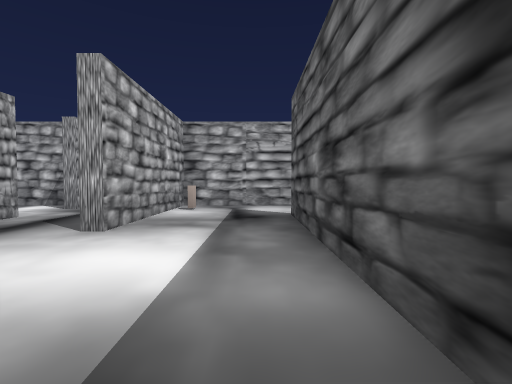
[1] (above)

24 first-person views from a walk through a level from a Godot 3-D game. The camera is 1.2 m above the floor, tilts 2° down and sees 85° across. The floor is counted in squares, 2 m on a side. Each view is taken from the middle of a square. On the plan, view 1 faces up. The plan holds only what a view shows up to about 9 squares ahead; the rest is blank. Characters and animated objects are left out. Some surface patterns are stand-ins.

[2]
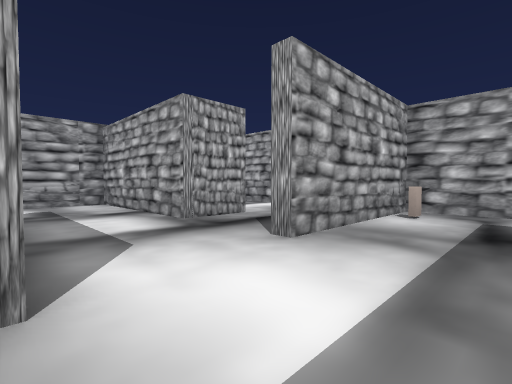

[3]
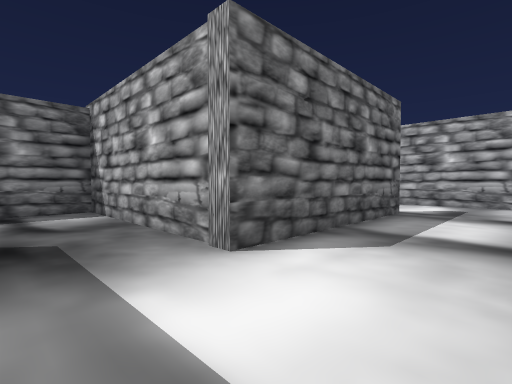

[4]
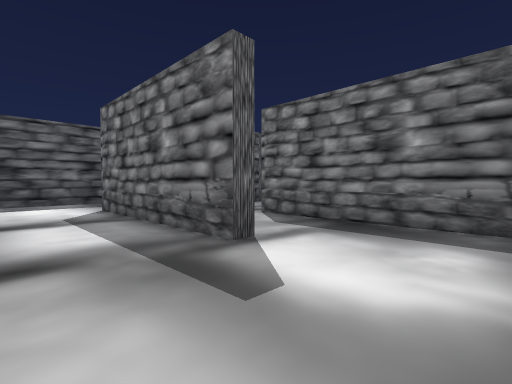

[5]
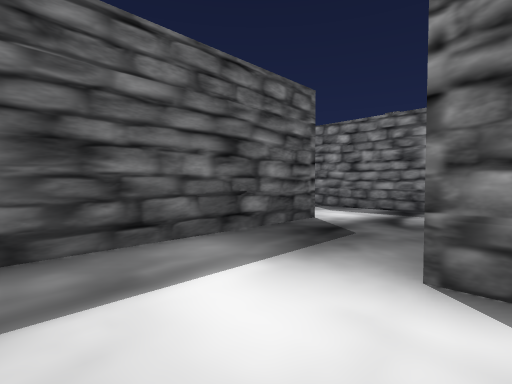

[6]
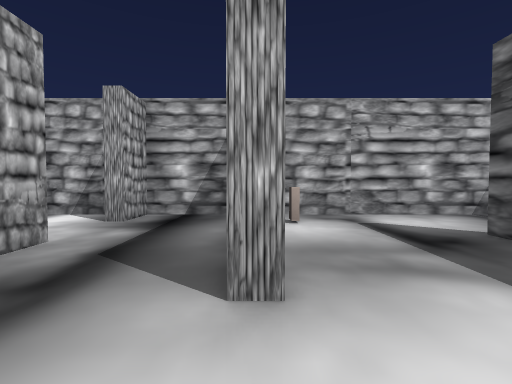

[7]
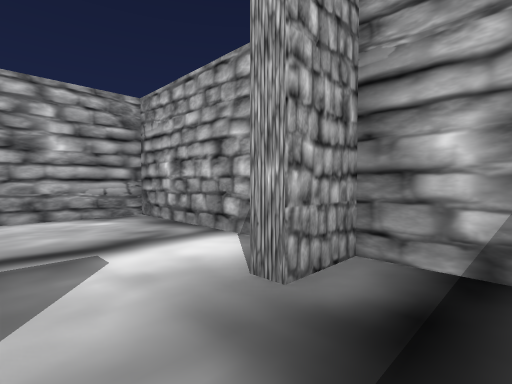

[8]
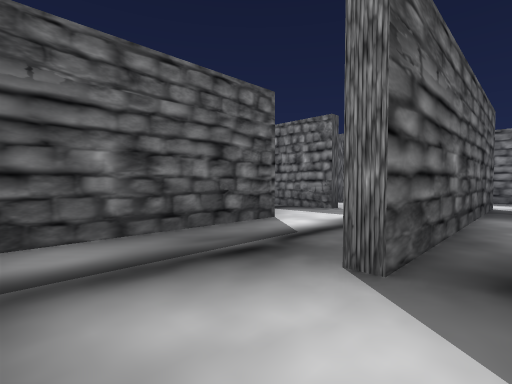

[9]
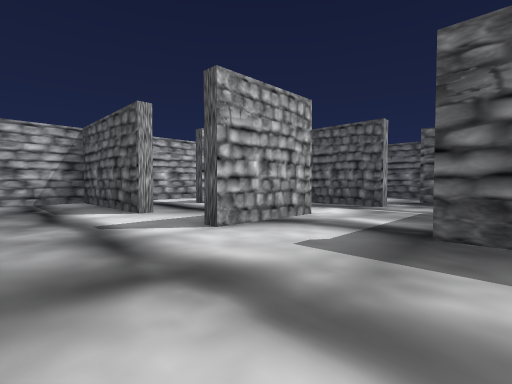

[10]
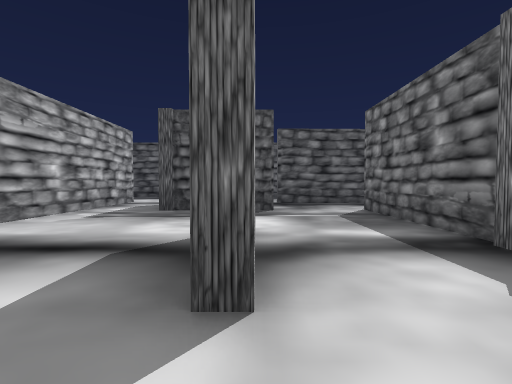

[11]
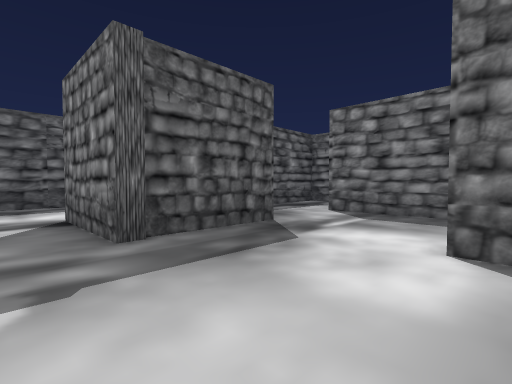

[12]
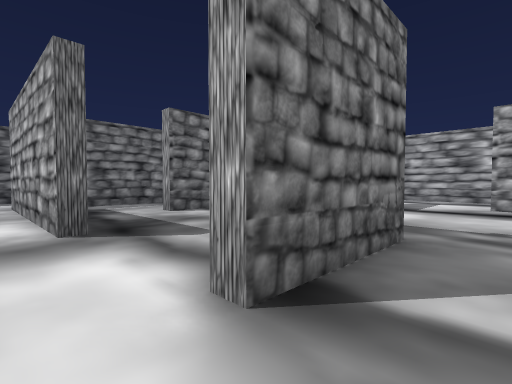

[13]
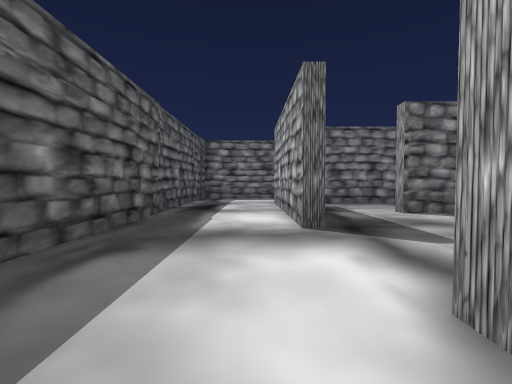

[14]
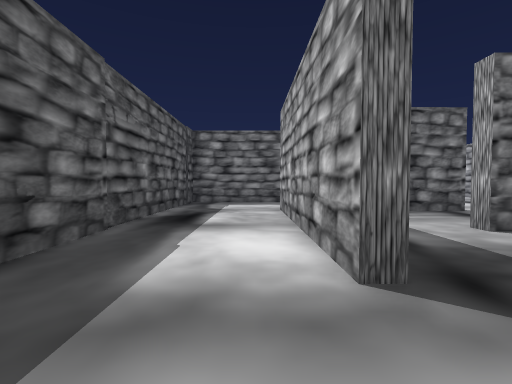

[15]
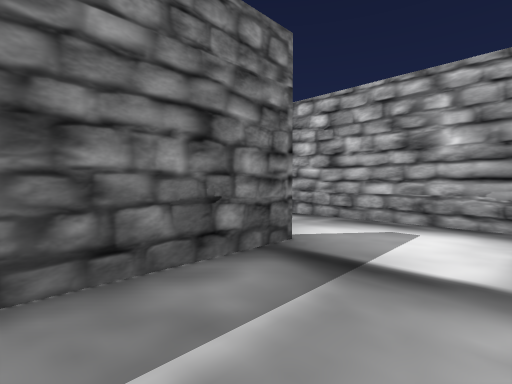

[16]
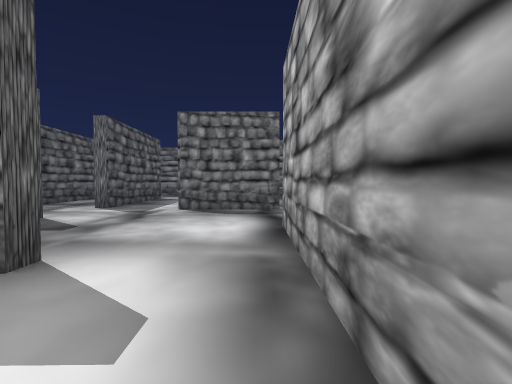

[17]
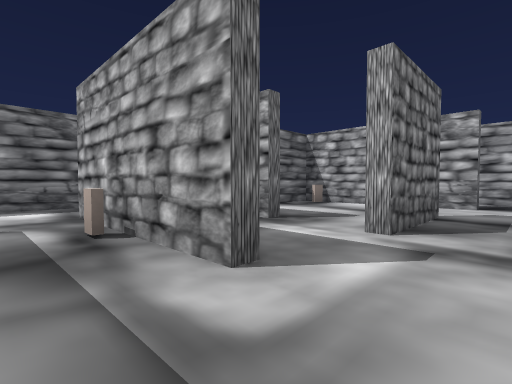

[18]
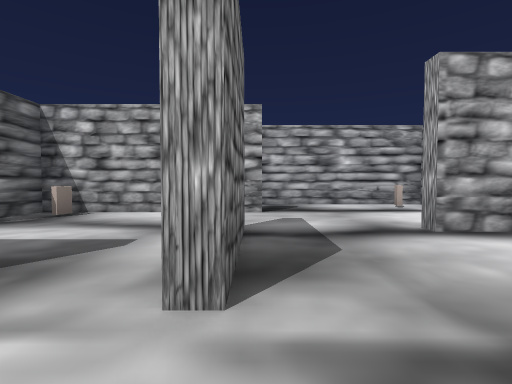

[19]
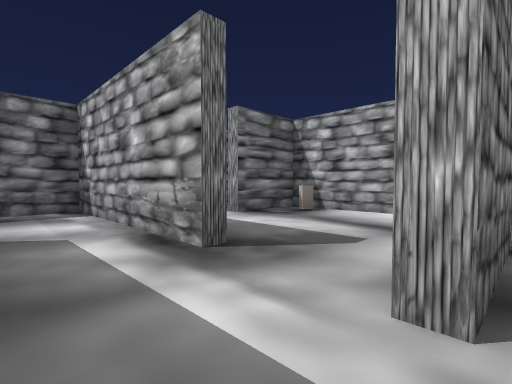

[20]
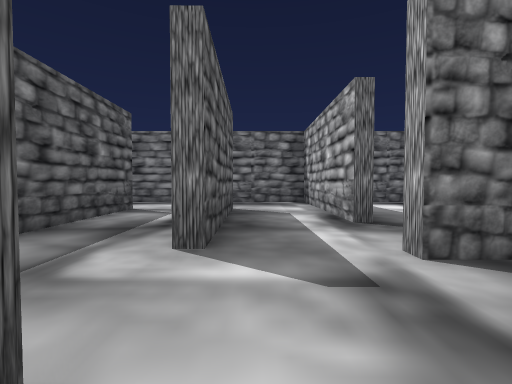

[21]
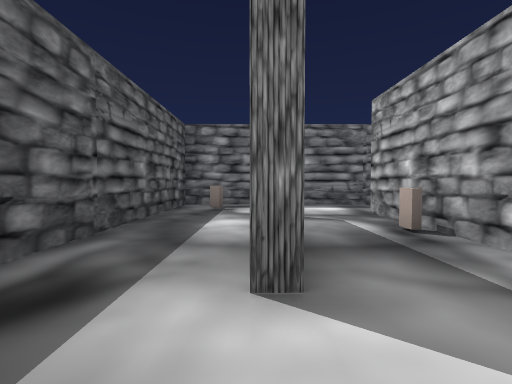

[22]
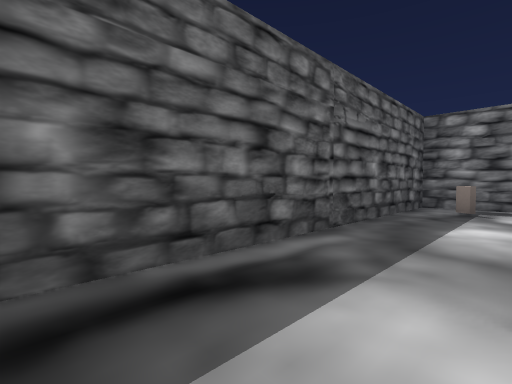

[23]
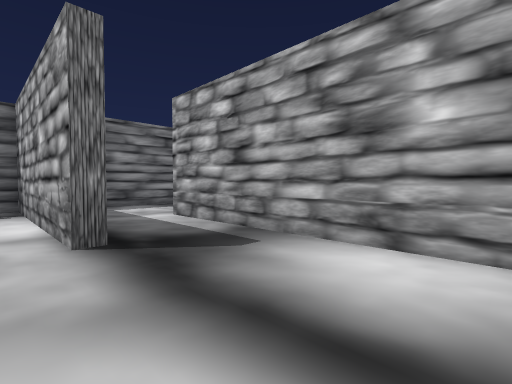

[24]
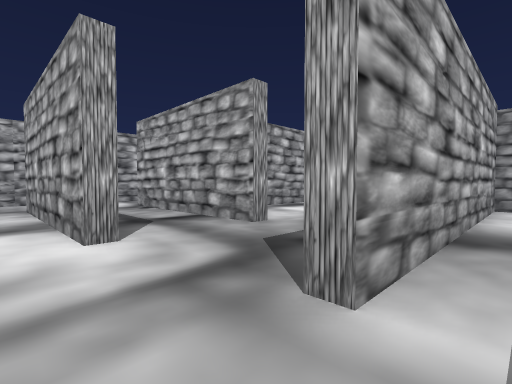

### Floor plan
Ten units are one square. View 1 is at (0, 0); x grows to the right and y downward. Boxes are objects, and circles mark ways between rooms. Rooms are numbered by the first view taken in them; rooms with no view inside come last. Other rooms are left out.
<svg viewBox="-87 -77 221 227">
<path fill="none" stroke="#000" d="M7 11 7 -35M-16 -11 -16 32 21 32M-58 -8 -58 -11M-79 10 -41 10M-55 -34 -82 -34 -82 -4M-40 -34 -55 -34M-19 -34 -22 -34M-58 -11 -16 -11M-48 -72 -82 -72 -82 -51M-40 -49 -40 -34M-25 -72 -40 -72 -40 -62M5 -72 -19 -72 -19 -34M7 -35 7 -52M35 -38 35 -32M80 -6 80 -30 101 -30M32 -13 55 -13M106 -47 56 -47M9 -32 9 -12M129 -25 129 -37M104 -4 105 42M102 64 129 64 129 -25M66 38 102 38 101 16M46 21 46 46M44 81 68 81M46 46 46 58 42 58M88 85 88 123M61 102 65 102 65 126M86 106 86 84M106 85 111 85M43 19 43 14M4 35 4 99M108 124 107 92M85 145 114 145M-10 123 9 123M24 78 24 123 42 123M114 145 129 145 129 70M84 -6 80 -6M101 16 101 -4 104 -4M32 -32 32 -72 5 -72M43 14 55 14M55 -10 32 -10M86 121 86 106M65 126 65 145 85 145M55 14 82 14"/>
<rect x="-15" y="-65" width="10" height="10" fill="#bbb"><title>other object</title></rect>
<rect x="5" y="45" width="10" height="10" fill="#bbb"><title>other object</title></rect>
<rect x="85" y="95" width="10" height="10" fill="#bbb"><title>other object</title></rect>
<rect x="25" y="105" width="10" height="10" fill="#bbb"><title>other object</title></rect>
<rect x="115" y="125" width="10" height="10" fill="#bbb"><title>other object</title></rect>
<circle cx="-20" cy="-25" r="3" fill="#2a7"/>
<circle cx="-5" cy="-45" r="3" fill="#2a7"/>
<circle cx="10" cy="20" r="3" fill="#2a7"/>
<circle cx="-50" cy="-25" r="3" fill="#2a7"/>
<circle cx="-35" cy="-40" r="3" fill="#2a7"/>
<circle cx="10" cy="-65" r="3" fill="#2a7"/>
<circle cx="115" cy="-30" r="3" fill="#2a7"/>
<circle cx="20" cy="-45" r="3" fill="#2a7"/>
<circle cx="25" cy="-10" r="3" fill="#2a7"/>
<circle cx="65" cy="-10" r="3" fill="#2a7"/>
<circle cx="95" cy="50" r="3" fill="#2a7"/>
<circle cx="100" cy="-15" r="3" fill="#2a7"/>
<circle cx="75" cy="25" r="3" fill="#2a7"/>
<circle cx="90" cy="10" r="3" fill="#2a7"/>
<circle cx="55" cy="40" r="3" fill="#2a7"/>
<circle cx="10" cy="85" r="3" fill="#2a7"/>
<circle cx="35" cy="80" r="3" fill="#2a7"/>
<circle cx="60" cy="95" r="3" fill="#2a7"/>
<circle cx="110" cy="135" r="3" fill="#2a7"/>
<circle cx="110" cy="75" r="3" fill="#2a7"/>
<circle cx="25" cy="10" r="3" fill="#2a7"/>
<circle cx="70" cy="115" r="3" fill="#2a7"/>
<circle cx="90" cy="135" r="3" fill="#2a7"/>
<circle cx="80" cy="0" r="3" fill="#2a7"/>
<circle cx="45" cy="0" r="3" fill="#2a7"/>
<text x="0" y="0">1</text>
<text x="-70" y="-10">2</text>
<text x="-40" y="-30">3</text>
<text x="-50" y="-60">4</text>
<text x="-10" y="-60">5</text>
<text x="60" y="-30">6</text>
<text x="110" y="20">7</text>
<text x="80" y="20">8</text>
<text x="50" y="30">9</text>
<text x="60" y="70">10</text>
<text x="0" y="100">11</text>
<text x="40" y="100">12</text>
<text x="120" y="100">13</text>
<text x="90" y="-10">14</text>
<text x="20" y="-60">15</text>
<text x="30" y="0">16</text>
<text x="80" y="130">17</text>
<text x="60" y="0">18</text>
</svg>
Room 1 opens to room 3. Room 1 opens to room 5. Room 1 opens to room 10. Room 2 opens to room 3. Room 3 opens to room 4. Room 5 opens to room 15. Room 6 opens to room 7. Room 6 opens to room 15. Room 6 opens to room 16. Room 6 opens to room 18. Room 7 opens to room 10. Room 7 opens to room 14. Room 8 opens to room 9. Room 8 opens to room 14. Room 9 opens to room 10. Room 10 opens to room 11. Room 10 opens to room 12. Room 10 opens to room 13. Room 10 opens to room 16. Room 10 opens to room 17. Room 14 opens to room 18. Room 16 opens to room 18.

Where each view was taken, in squares from view 1:
view 1: 0 up, 0 right, facing up
view 2: 1 up, 0 right, facing up-left
view 3: 3 up, 0 right, facing down-left
view 4: 3 up, 8 left, facing down-right
view 5: 3 up, 2 left, facing down-right
view 6: 2 up, 2 left, facing up
view 7: 5 up, 3 left, facing up-left
view 8: 7 up, 0 right, facing down-right
view 9: 2 down, 1 right, facing up-right
view 10: 1 up, 2 right, facing right
view 11: 4 up, 5 right, facing down-right
view 12: 4 up, 11 right, facing down-left
view 13: 4 up, 11 right, facing down
view 14: 2 up, 11 right, facing down
view 15: 2 down, 9 right, facing down-left
view 16: 2 down, 5 right, facing down
view 17: 7 down, 10 right, facing down-left
view 18: 8 down, 8 right, facing left
view 19: 8 down, 8 right, facing down-left
view 20: 6 down, 8 right, facing down
view 21: 7 down, 11 right, facing down
view 22: 7 down, 11 right, facing down-right
view 23: 5 down, 3 right, facing down-left
view 24: 11 down, 1 right, facing up-left
